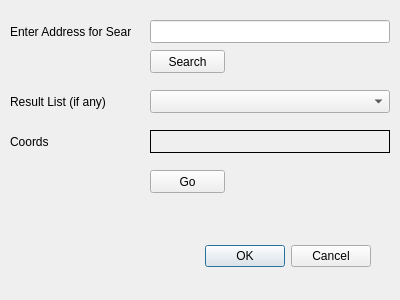
<?xml version="1.0" encoding="UTF-8"?>
<ui version="4.0">
 <class>MakeFieldMapsDialogBase</class>
 <widget class="QDialog" name="MakeFieldMapsDialogBase">
  <property name="geometry">
   <rect>
    <x>0</x>
    <y>0</y>
    <width>400</width>
    <height>300</height>
   </rect>
  </property>
  <property name="windowTitle">
   <string>Make Field Maps</string>
  </property>
  <widget class="QDialogButtonBox" name="button_box">
   <property name="geometry">
    <rect>
     <x>30</x>
     <y>240</y>
     <width>341</width>
     <height>32</height>
    </rect>
   </property>
   <property name="orientation">
    <enum>Qt::Horizontal</enum>
   </property>
   <property name="standardButtons">
    <set>QDialogButtonBox::Cancel|QDialogButtonBox::Ok</set>
   </property>
  </widget>
  <widget class="QLabel" name="label">
   <property name="geometry">
    <rect>
     <x>10</x>
     <y>20</y>
     <width>121</width>
     <height>23</height>
    </rect>
   </property>
   <property name="text">
    <string>Enter Address for Search</string>
   </property>
  </widget>
  <widget class="QLineEdit" name="lineEdit">
   <property name="geometry">
    <rect>
     <x>150</x>
     <y>20</y>
     <width>240</width>
     <height>23</height>
    </rect>
   </property>
  </widget>
  <widget class="QPushButton" name="pushButton">
   <property name="geometry">
    <rect>
     <x>150</x>
     <y>50</y>
     <width>75</width>
     <height>23</height>
    </rect>
   </property>
   <property name="text">
    <string>Search</string>
   </property>
  </widget>
  <widget class="QComboBox" name="comboBox">
   <property name="geometry">
    <rect>
     <x>150</x>
     <y>90</y>
     <width>240</width>
     <height>23</height>
    </rect>
   </property>
  </widget>
  <widget class="QLabel" name="label_2">
   <property name="geometry">
    <rect>
     <x>10</x>
     <y>90</y>
     <width>121</width>
     <height>23</height>
    </rect>
   </property>
   <property name="text">
    <string>Result List (if any)</string>
   </property>
  </widget>
  <widget class="QLabel" name="label_3">
   <property name="geometry">
    <rect>
     <x>150</x>
     <y>130</y>
     <width>240</width>
     <height>23</height>
    </rect>
   </property>
   <property name="frameShape">
    <enum>QFrame::Box</enum>
   </property>
   <property name="frameShadow">
    <enum>QFrame::Plain</enum>
   </property>
  </widget>
  <widget class="QLabel" name="label_4">
   <property name="geometry">
    <rect>
     <x>10</x>
     <y>130</y>
     <width>121</width>
     <height>23</height>
    </rect>
   </property>
   <property name="text">
    <string>Coords</string>
   </property>
  </widget>
  <widget class="QPushButton" name="pushButton_2">
   <property name="geometry">
    <rect>
     <x>150</x>
     <y>170</y>
     <width>75</width>
     <height>23</height>
    </rect>
   </property>
   <property name="text">
    <string>Go</string>
   </property>
  </widget>
 </widget>
 <resources/>
 <connections>
  <connection>
   <sender>button_box</sender>
   <signal>accepted()</signal>
   <receiver>MakeFieldMapsDialogBase</receiver>
   <slot>accept()</slot>
   <hints>
    <hint type="sourcelabel">
     <x>20</x>
     <y>20</y>
    </hint>
    <hint type="destinationlabel">
     <x>20</x>
     <y>20</y>
    </hint>
   </hints>
  </connection>
  <connection>
   <sender>button_box</sender>
   <signal>rejected()</signal>
   <receiver>MakeFieldMapsDialogBase</receiver>
   <slot>reject()</slot>
   <hints>
    <hint type="sourcelabel">
     <x>20</x>
     <y>20</y>
    </hint>
    <hint type="destinationlabel">
     <x>20</x>
     <y>20</y>
    </hint>
   </hints>
  </connection>
 </connections>
</ui>
